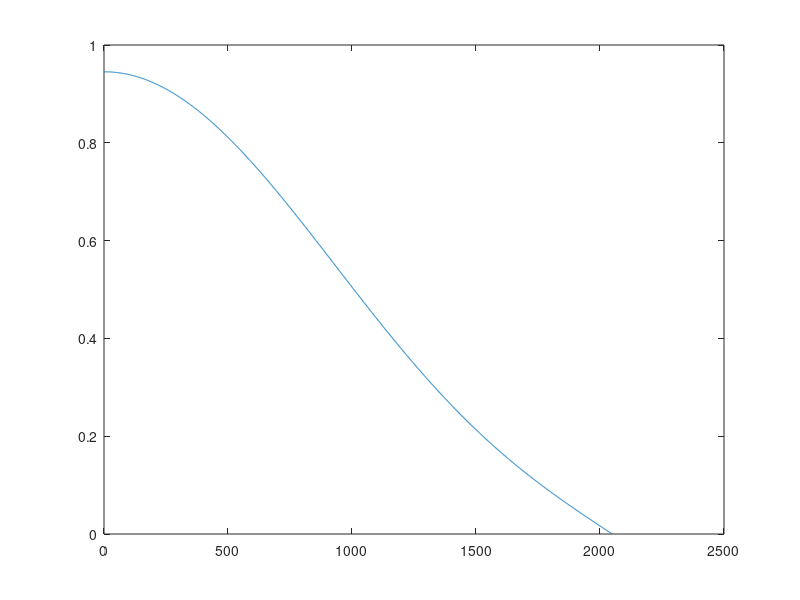

Write the MATLAB code that produced this figure.
clc;clear all;close all;

n=3;
f=[0 1];
a=[1 0];


b=firpm(n,f,a);
H=abs(fft(b,4096));
H=H(1:floor(length(H)/2));
plot(H);
